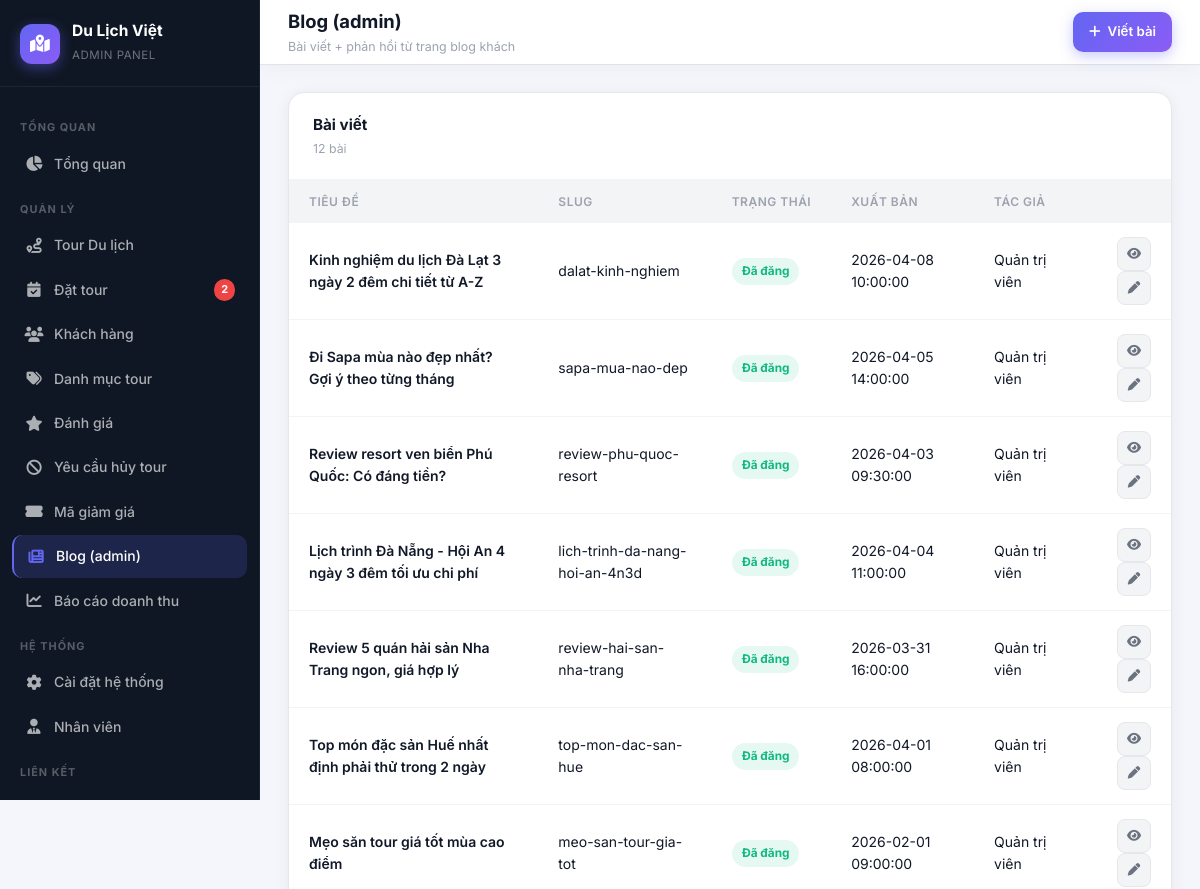
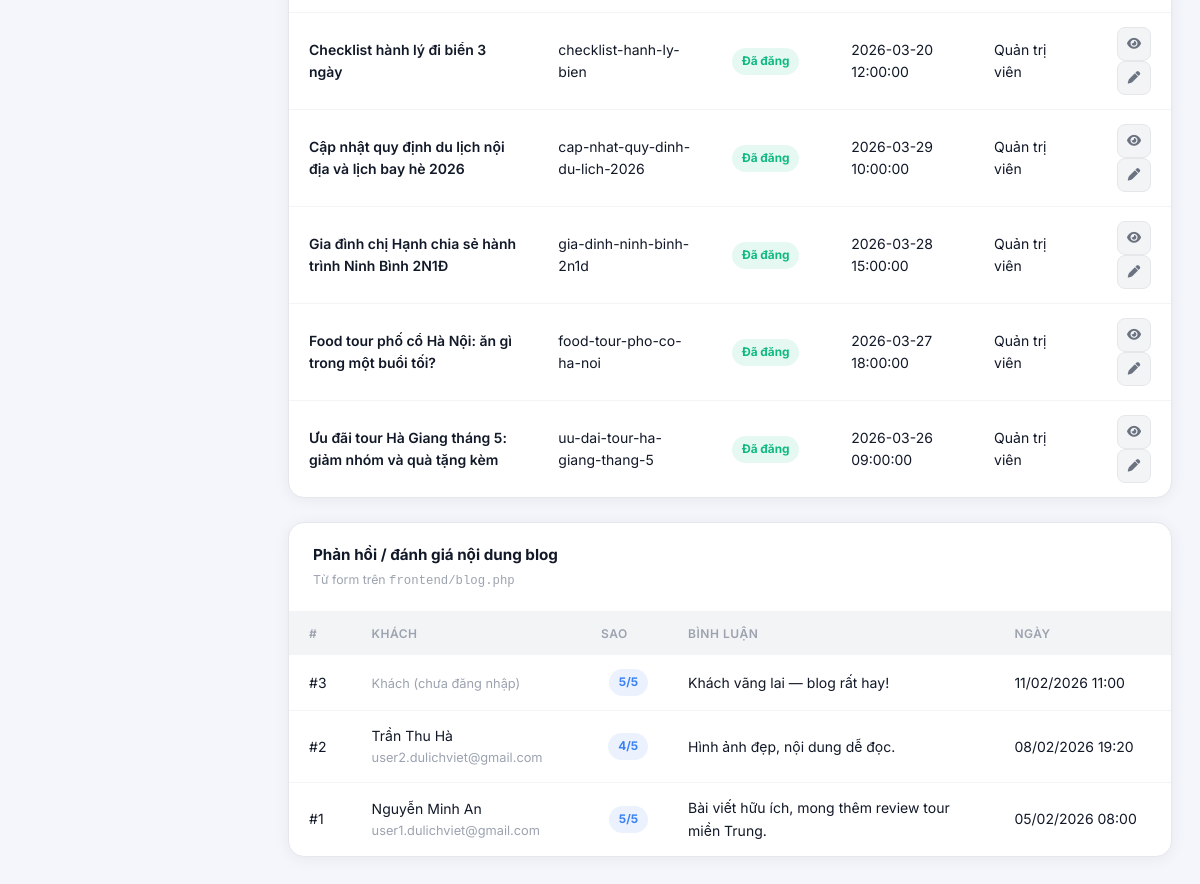
Screenshot of /admin/blog/list.php (signed in) with the database file from the repository (2 pictures, top to bottom).
### tables this page shows
CREATE TABLE IF NOT EXISTS `blog_posts` (
  `id` INT UNSIGNED NOT NULL AUTO_INCREMENT,
  `title` VARCHAR(255) NOT NULL,
  `slug` VARCHAR(280) NOT NULL,
  `excerpt` VARCHAR(500) NULL DEFAULT NULL,
  `featured_image` VARCHAR(500) NULL DEFAULT NULL,
  `category` VARCHAR(32) NULL DEFAULT NULL,
  `tag_label` VARCHAR(160) NULL DEFAULT NULL,
  `keywords` VARCHAR(400) NULL DEFAULT NULL,
  `body` MEDIUMTEXT NULL,
  `status` ENUM('draft','published') NOT NULL DEFAULT 'draft',
  `published_at` DATETIME NULL DEFAULT NULL,
  `author_id` INT UNSIGNED NULL DEFAULT NULL,
  `created_at` DATETIME NOT NULL DEFAULT CURRENT_TIMESTAMP,
  `updated_at` DATETIME NULL DEFAULT NULL ON UPDATE CURRENT_TIMESTAMP,
  PRIMARY KEY (`id`),
  UNIQUE KEY `uq_blog_posts_slug` (`slug`),
  KEY `idx_blog_posts_status` (`status`),
  CONSTRAINT `fk_blog_posts_author`
    FOREIGN KEY (`author_id`) REFERENCES `users` (`id`)
    ON DELETE SET NULL ON UPDATE CASCADE
);

CREATE TABLE `users` (
  `id` INT UNSIGNED NOT NULL AUTO_INCREMENT,
  `full_name` VARCHAR(120) NOT NULL,
  `email` VARCHAR(190) NOT NULL,
  `password` VARCHAR(255) NOT NULL,
  `phone` VARCHAR(20) NOT NULL DEFAULT '',
  `role` ENUM('user','staff','admin') NOT NULL DEFAULT 'user',
  `is_active` TINYINT(1) NOT NULL DEFAULT 1,
  `created_at` DATETIME NOT NULL DEFAULT CURRENT_TIMESTAMP,
  `updated_at` DATETIME NULL DEFAULT NULL ON UPDATE CURRENT_TIMESTAMP,
  PRIMARY KEY (`id`),
  UNIQUE KEY `uq_users_email` (`email`),
  KEY `idx_users_role` (`role`)
);

CREATE TABLE `blog_feedback` (
  `id` INT UNSIGNED NOT NULL AUTO_INCREMENT,
  `user_id` INT UNSIGNED NULL DEFAULT NULL,
  `rating` TINYINT UNSIGNED NOT NULL,
  `comment` TEXT NOT NULL,
  `created_at` DATETIME NOT NULL DEFAULT CURRENT_TIMESTAMP,
  PRIMARY KEY (`id`),
  KEY `idx_blog_feedback_user` (`user_id`),
  CONSTRAINT `fk_blog_feedback_user`
    FOREIGN KEY (`user_id`) REFERENCES `users` (`id`)
    ON DELETE SET NULL ON UPDATE CASCADE
);

### includes/functions.php (called while the page is built, shortened)
<?php
function app_project_web_base(): string
{
    $sn = str_replace('\\', '/', (string) ($_SERVER['SCRIPT_NAME'] ?? ''));
    $dir = rtrim(dirname($sn), '/');
    $base = preg_replace('#(?:/admin|/staff|/auth|/frontend)(?:/.*)?$#', '', $dir);
    return $base === $dir ? $dir : (string) $base;
}
function app_url(string $path): string
{
    $b = app_project_web_base();
    $path = ltrim($path, '/');
    return ($b === '' ? '' : $b) . '/' . $path;
}
function app_admin_url(string $path): string
{
    return app_url('admin/' . ltrim($path, '/'));
}
function app_asset_url(string $path): string
{
    return app_url('assets/' . ltrim($path, '/'));
}

### admin/blog/list.php (the view, shortened to what this page needs)
<?php
require_once dirname(__DIR__, 2) . '/includes/db.php';
$postsOk = false;
$posts   = [];
try {
    $posts = $pdo->query(
        "SELECT p.*, u.full_name AS author_name
         FROM blog_posts p
         LEFT JOIN users u ON u.id = p.author_id
         ORDER BY p.created_at DESC"
    )->fetchAll();
    $postsOk = true;
} catch (Throwable) {
    $postsOk = false;
}
$feedback = [];
try {
    $feedback = $pdo->query(
        "SELECT f.*, u.full_name, u.email
         FROM blog_feedback f
         LEFT JOIN users u ON u.id = f.user_id
         ORDER BY f.created_at DESC
         LIMIT 100"
    )->fetchAll();
} catch (Throwable) {
    $feedback = [];
}
function h(mixed $v): string
{
    return htmlspecialchars((string) $v, ENT_QUOTES, 'UTF-8');
}
$pageTitle    = 'Blog (admin)';
$pageSubtitle = 'Bài viết + phản hồi từ trang blog khách';
$activePage   = 'blog_admin';
$topbarActions = $postsOk
    ? '<a href="add.php" class="topbar-btn topbar-btn-primary"><i class="fas fa-plus"></i> Viết bài</a>'
    : '';
require dirname(__DIR__, 2) . '/includes/admin_header.php';
?>
<?php if (!$postsOk): ?>
  <div class="alert alert-warning">
    Chưa có bảng <code>blog_posts</code>. Import <code>database/migrations/001_admin_coupons_blog.sql</code>.
  </div>
<?php else: ?>
  <div class="data-card" style="margin-bottom:24px">
    <div class="data-card-header">
      <div>
        <div class="data-card-title">Bài viết</div>
        <div class="data-card-sub"><?= count($posts) ?> bài</div>
      </div>
    </div>
    <div style="overflow-x:auto">
      <table class="admin-table">
        <thead>
          <tr>
            <th>Tiêu đề</th>
            <th>Slug</th>
            <th>Trạng thái</th>
            <th>Xuất bản</th>
            <th>Tác giả</th>
            <th class="cell-right"></th>
          </tr>
        </thead>
        <tbody>
          <?php if (empty($posts)): ?>
            <tr><td colspan="6"><div class="empty-state"><i class="fas fa-newspaper"></i><p>Chưa có bài.</p></div></td></tr>
          <?php else: ?>
            <?php foreach ($posts as $p): ?>
              <tr>
                <td class="cell-bold"><?= h($p['title']) ?></td>
                <td class="cell-muted"><?= h($p['slug']) ?></td>
                <td><?= h($p['status']) === 'published' ? '<span class="badge badge-success">Đã đăng</span>' : '<span class="badge badge-neutral">Nháp</span>' ?></td>
                <td class="cell-muted"><?= $p['published_at'] ? h($p['published_at']) : '—' ?></td>
                <td><?= h($p['author_name'] ?? '—') ?></td>
                <td class="cell-right">
                  <?php if ((string) ($p['status'] ?? '') === 'published'): ?>
                    <a href="<?= h(app_url('frontend/blog_detail.php?slug=' . rawurlencode((string) $p['slug']))) ?>" class="btn btn-ghost btn-sm btn-icon" title="Xem bài"><i class="fas fa-eye"></i></a>
                  <?php endif; ?>
                  <a href="edit.php?id=<?= (int) $p['id'] ?>" class="btn btn-ghost btn-sm btn-icon"><i class="fas fa-pen"></i></a>
                </td>
              </tr>
            <?php endforeach; ?>
          <?php endif; ?>
        </tbody>
      </table>
    </div>
  </div>
<?php endif; ?>
<div class="data-card">
  <div class="data-card-header">
    <div>
      <div class="data-card-title">Phản hồi / đánh giá nội dung blog</div>
      <div class="data-card-sub">Từ form trên <code>frontend/blog.php</code></div>
    </div>
  </div>
  <div style="overflow-x:auto">
    <table class="admin-table">
      <thead>
        <tr>
          <th>#</th>
          <th>Khách</th>
          <th class="cell-right">Sao</th>
          <th>Bình luận</th>
          <th>Ngày</th>
        </tr>
      </thead>
      <tbody>
        <?php if (empty($feedback)): ?>
          <tr><td colspan="5"><div class="empty-state"><i class="fas fa-comments"></i><p>Chưa có phản hồi.</p></div></td></tr>
        <?php else: ?>
          <?php foreach ($feedback as $f): ?>
            <tr>
              <td>#<?= (int) $f['id'] ?></td>
              <td>
                <div><?= $f['full_name'] ? h($f['full_name']) : '<span class="cell-muted">Khách (chưa đăng nhập)</span>' ?></div>
                <?php if (!empty($f['email'])): ?><div class="cell-muted" style="font-size:0.8rem"><?= h($f['email']) ?></div><?php endif; ?>
              </td>
              <td class="cell-right"><span class="badge badge-info"><?= (int) $f['rating'] ?>/5</span></td>
              <td style="max-width:300px;white-space:pre-wrap"><?= h($f['comment']) ?></td>
              <td class="cell-muted"><?= date('d/m/Y H:i', strtotime((string) $f['created_at'])) ?></td>
            </tr>
          <?php endforeach; ?>
        <?php endif; ?>
      </tbody>
    </table>
  </div>
</div>
<?php require dirname(__DIR__, 2) . '/includes/admin_footer.php'; ?>

### includes/admin_header.php (shortened to what this page needs)
<?php
require_once __DIR__ . '/functions.php';
$activePage   = isset($activePage)   ? (string) $activePage   : 'dashboard';
$pageTitle    = isset($pageTitle)    ? (string) $pageTitle    : 'Tổng quan';
$pageSubtitle = isset($pageSubtitle) ? (string) $pageSubtitle : '';
$adminRole = isset($_SESSION['role'])      ? (string) $_SESSION['role']      : 'admin';
$pendingCount = 0;
try {
    $res = $pdo->query("SELECT COUNT(*) FROM bookings WHERE status = 'chờ duyệt'");
    $pendingCount = (int) $res->fetchColumn();
} catch (Throwable) {}
function adminH(mixed $v): string {
    return htmlspecialchars((string) $v, ENT_QUOTES, 'UTF-8');
}
?>
<!doctype html>
<html lang="vi">
<head>
  <link rel="stylesheet" href="https://cdnjs.cloudflare.com/ajax/libs/font-awesome/6.5.0/css/all.min.css" />
  <link rel="stylesheet" href="<?= htmlspecialchars(app_asset_url('css/admin.css'), ENT_QUOTES, 'UTF-8') ?>" />
</head>
<body>
<div class="admin-layout">
  <aside class="admin-sidebar" id="adminSidebar">
    <a href="<?= htmlspecialchars(app_admin_url('index.php'), ENT_QUOTES, 'UTF-8') ?>" class="sidebar-brand">
      <div class="brand-icon"><i class="fas fa-map-marked-alt"></i></div>
      <div class="brand-text">
        <strong>Du Lịch Việt</strong>
        <span>Admin Panel</span>
      </div>
    </a>
    <nav class="sidebar-nav">
      <div class="nav-section-label">Tổng quan</div>
      <a href="<?= htmlspecialchars(app_admin_url('index.php'), ENT_QUOTES, 'UTF-8') ?>" class="nav-item <?= $activePage === 'dashboard' ? 'active' : '' ?>">
        <i class="fas fa-chart-pie"></i> Tổng quan
      </a>
      <div class="nav-section-label">Quản lý</div>
      <a href="<?= htmlspecialchars(app_admin_url('tours/list.php'), ENT_QUOTES, 'UTF-8') ?>" class="nav-item <?= $activePage === 'tours' ? 'active' : '' ?>">
        <i class="fas fa-route"></i> Tour Du lịch
      </a>
      <a href="<?= htmlspecialchars(app_admin_url('bookings/list.php'), ENT_QUOTES, 'UTF-8') ?>" class="nav-item <?= $activePage === 'bookings' ? 'active' : '' ?>">
        <i class="fas fa-calendar-check"></i> Đặt tour
        <?php if ($pendingCount > 0): ?>
          <span class="nav-badge"><?= $pendingCount ?></span>
        <?php endif; ?>
      </a>
      <a href="<?= htmlspecialchars(app_admin_url('users/list.php'), ENT_QUOTES, 'UTF-8') ?>" class="nav-item <?= $activePage === 'users' ? 'active' : '' ?>">
        <i class="fas fa-users"></i> Khách hàng
      </a>
      <a href="<?= htmlspecialchars(app_admin_url('categories/list.php'), ENT_QUOTES, 'UTF-8') ?>" class="nav-item <?= $activePage === 'categories' ? 'active' : '' ?>">
        <i class="fas fa-tags"></i> Danh mục tour
      </a>
      <a href="<?= htmlspecialchars(app_admin_url('reviews/list.php'), ENT_QUOTES, 'UTF-8') ?>" class="nav-item <?= $activePage === 'reviews' ? 'active' : '' ?>">
        <i class="fas fa-star"></i> Đánh giá
      </a>
      <a href="<?= htmlspecialchars(app_admin_url('cancel_requests/list.php'), ENT_QUOTES, 'UTF-8') ?>" class="nav-item <?= $activePage === 'cancel_requests' ? 'active' : '' ?>">
        <i class="fas fa-ban"></i> Yêu cầu hủy tour
      </a>
      <a href="<?= htmlspecialchars(app_admin_url('coupons/list.php'), ENT_QUOTES, 'UTF-8') ?>" class="nav-item <?= $activePage === 'coupons' ? 'active' : '' ?>">
        <i class="fas fa-ticket-alt"></i> Mã giảm giá
      </a>
      <a href="<?= htmlspecialchars(app_admin_url('blog/list.php'), ENT_QUOTES, 'UTF-8') ?>" class="nav-item <?= $activePage === 'blog_admin' ? 'active' : '' ?>">
        <i class="fas fa-newspaper"></i> Blog (admin)
      </a>
      <a href="<?= htmlspecialchars(app_admin_url('reports/revenue.php'), ENT_QUOTES, 'UTF-8') ?>" class="nav-item <?= $activePage === 'reports' ? 'active' : '' ?>">
        <i class="fas fa-chart-line"></i> Báo cáo doanh thu
      </a>
      <?php if ($adminRole === 'admin'): ?>
      <div class="nav-section-label">Hệ thống</div>
      <a href="<?= htmlspecialchars(app_admin_url('settings/index.php'), ENT_QUOTES, 'UTF-8') ?>" class="nav-item <?= $activePage === 'settings' ? 'active' : '' ?>">
        <i class="fas fa-cog"></i> Cài đặt hệ thống
      </a>
      <a href="<?= htmlspecialchars(app_admin_url('staff/list.php'), ENT_QUOTES, 'UTF-8') ?>" class="nav-item <?= $activePage === 'staff' ? 'active' : '' ?>">
        <i class="fas fa-user-tie"></i> Nhân viên
      </a>
      <?php endif; ?>
      <div class="nav-section-label">Liên kết</div>
      <a href="<?= htmlspecialchars(app_url('frontend/index.php'), ENT_QUOTES, 'UTF-8') ?>" class="nav-item">
      </a>
    </nav>
  </aside>
  <main class="admin-main">
    <header class="admin-topbar">
      <div class="topbar-title">
        <h1><?= adminH($pageTitle) ?></h1>
        <?php if ($pageSubtitle): ?>
          <p><?= adminH($pageSubtitle) ?></p>
        <?php endif; ?>
      </div>
      <div class="topbar-actions">
        <?= $topbarActions ?? '' ?>
      </div>
    </header>
    <div class="admin-body">

### includes/admin_footer.php (shortened to what this page needs)
    </div>
  </main>
</div>
</body>
</html>

### rows the page displays
blog_posts: title "Kinh nghiệm du lịch Đà Lạt 3 ngày 2 đêm chi tiết từ A-Z", slug "dalat-kinh-nghiem", status "Đã đăng", published_at "2026-04-08 10:00:00", author.full_name "Quản trị viên"
blog_posts: title "Đi Sapa mùa nào đẹp nhất? Gợi ý theo từng tháng", slug "sapa-mua-nao-dep", status "Đã đăng", published_at "2026-04-05 14:00:00", author.full_name "Quản trị viên"
blog_posts: title "Review resort ven biển Phú Quốc: Có đáng tiền?", slug "review-phu-quoc-resort", status "Đã đăng", published_at "2026-04-03 09:30:00", author.full_name "Quản trị viên"
blog_posts: title "Lịch trình Đà Nẵng - Hội An 4 ngày 3 đêm tối ưu chi phí", slug "lich-trinh-da-nang-hoi-an-4n3d", status "Đã đăng", published_at "2026-04-04 11:00:00", author.full_name "Quản trị viên"
blog_posts: title "Review 5 quán hải sản Nha Trang ngon, giá hợp lý", slug "review-hai-san-nha-trang", status "Đã đăng", published_at "2026-03-31 16:00:00", author.full_name "Quản trị viên"
blog_posts: title "Top món đặc sản Huế nhất định phải thử trong 2 ngày", slug "top-mon-dac-san-hue", status "Đã đăng", published_at "2026-04-01 08:00:00", author.full_name "Quản trị viên"
blog_posts: title "Mẹo săn tour giá tốt mùa cao điểm", slug "meo-san-tour-gia-tot", status "Đã đăng", published_at "2026-02-01 09:00:00", author.full_name "Quản trị viên"
blog_posts: title "Checklist hành lý đi biển 3 ngày", slug "checklist-hanh-ly-bien", status "Đã đăng", published_at "2026-03-20 12:00:00", author.full_name "Quản trị viên"
blog_posts: title "Cập nhật quy định du lịch nội địa và lịch bay hè 2026", slug "cap-nhat-quy-dinh-du-lich-2026", status "Đã đăng", published_at "2026-03-29 10:00:00", author.full_name "Quản trị viên"
blog_posts: title "Gia đình chị Hạnh chia sẻ hành trình Ninh Bình 2N1Đ", slug "gia-dinh-ninh-binh-2n1d", status "Đã đăng", published_at "2026-03-28 15:00:00", author.full_name "Quản trị viên"
blog_posts: title "Food tour phố cổ Hà Nội: ăn gì trong một buổi tối?", slug "food-tour-pho-co-ha-noi", status "Đã đăng", published_at "2026-03-27 18:00:00", author.full_name "Quản trị viên"
blog_posts: title "Ưu đãi tour Hà Giang tháng 5: giảm nhóm và quà tặng kèm", slug "uu-dai-tour-ha-giang-thang-5", status "Đã đăng", published_at "2026-03-26 09:00:00", author.full_name "Quản trị viên"
blog_feedback: id "3", shows "Khách (chưa đăng nhập)", rating "5", comment "Khách vãng lai — blog rất hay!", created_at "11/02/2026 11:00"
blog_feedback: id "2", user.full_name "Trần Thu Hà", user.email "user2.dulichviet@gmail.com", rating "4", comment "Hình ảnh đẹp, nội dung dễ đọc.", created_at "08/02/2026 19:20"
blog_feedback: id "1", user.full_name "Nguyễn Minh An", user.email "user1.dulichviet@gmail.com", rating "5", comment "Bài viết hữu ích, mong thêm review tour miền Trung.", created_at "05/02/2026 08:00"

### other values shown
$pendingCount "2"
adminH($pageTitle) "Blog (admin)"
adminH($pageSubtitle) "Bài viết + phản hồi từ trang blog khách"
count($posts) "12"
